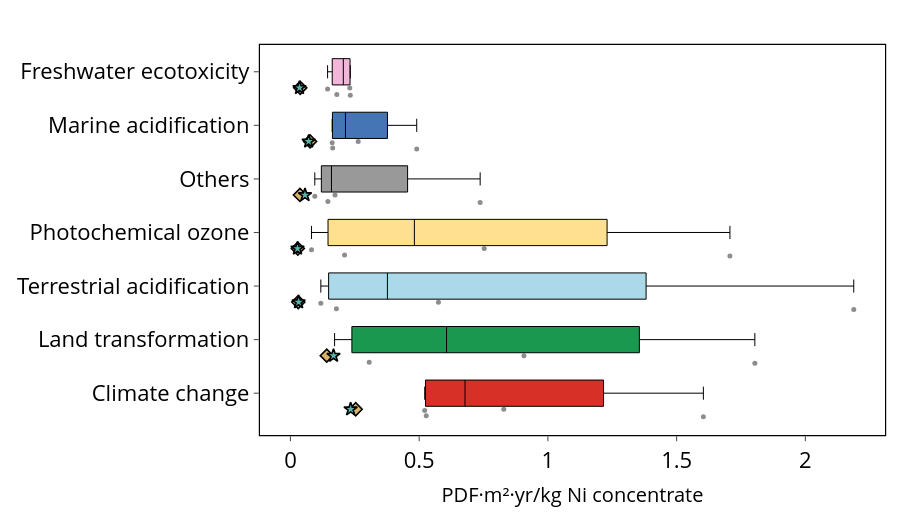

Source (notebook cell):
### Code cell
plot_lcia_boxes_for_reference_product(
    df_eq_eiv,
    reference_product="Ni concentrate",
    yaxis_label="PDF·m²·yr/kg Ni concentrate",
    title="",
    output_html="results/Damages/boxplot_eq_ni_eiv.html",
    output_image="results/Damages/boxplot_eq_ni_eiv",
    image_format="pdf",
    **COMMON
)

plot_lcia_boxes_for_reference_product(
    df_eq_riv,
    reference_product="Ni concentrate",
    yaxis_label="PDF·m²·yr/kg Ni concentrate",
    title="",
    output_html="results/Damages/boxplot_eq_ni_riv.html",
    output_image="results/Damages/boxplot_eq_ni_riv",
    image_format="pdf",
    **COMMON
)

### Figure 1 — Plotly figure (JSON) as saved in the notebook; plotly's stock layout.template omitted (floating-point values rounded to 4 significant figures)
{"data": [{"boxpoints": "all", "fillcolor": "#d73027", "hoverinfo": "text+x", "hovertext": ["Nunavik Nickel", "Raglan", "Thompson", "Voisey's Bay"], "jitter": 0.35, "line": {"color": "black", "width": 1}, "marker": {"color": "rgba(80,80,80,0.65)", "size": 5}, "orientation": "h", "showlegend": false, "x": [0.5274, 0.8286, 0.5215, 1.604], "y": [0, 0, 0, 0], "type": "box"}, {"boxpoints": "all", "fillcolor": "#1a9850", "hoverinfo": "text+x", "hovertext": ["Nunavik Nickel", "Raglan", "Thompson", "Voisey's Bay"], "jitter": 0.35, "line": {"color": "black", "width": 1}, "marker": {"color": "rgba(80,80,80,0.65)", "size": 5}, "orientation": "h", "showlegend": false, "x": [0.3059, 0.1715, 1.804, 0.9069], "y": [1, 1, 1, 1], "type": "box"}, {"boxpoints": "all", "fillcolor": "#abd9e9", "hoverinfo": "text+x", "hovertext": ["Nunavik Nickel", "Raglan", "Thompson", "Voisey's Bay"], "jitter": 0.35, "line": {"color": "black", "width": 1}, "marker": {"color": "rgba(80,80,80,0.65)", "size": 5}, "orientation": "h", "showlegend": false, "x": [0.1785, 0.5749, 0.1181, 2.188], "y": [2, 2, 2, 2], "type": "box"}, {"boxpoints": "all", "fillcolor": "#fee090", "hoverinfo": "text+x", "hovertext": ["Nunavik Nickel", "Raglan", "Thompson", "Voisey's Bay"], "jitter": 0.35, "line": {"color": "black", "width": 1}, "marker": {"color": "rgba(80,80,80,0.65)", "size": 5}, "orientation": "h", "showlegend": false, "x": [0.2101, 0.7527, 0.08191, 1.707], "y": [3, 3, 3, 3], "type": "box"}, {"boxpoints": "all", "fillcolor": "#999999", "hoverinfo": "text+x", "hovertext": ["Nunavik Nickel", "Raglan", "Thompson", "Voisey's Bay"], "jitter": 0.35, "line": {"color": "black", "width": 1}, "marker": {"color": "rgba(80,80,80,0.65)", "size": 5}, "orientation": "h", "showlegend": false, "x": [0.09468, 0.1732, 0.1455, 0.7369], "y": [4, 4, 4, 4], "type": "box"}, {"boxpoints": "all", "fillcolor": "#4575b4", "hoverinfo": "text+x", "hovertext": ["Nunavik Nickel", "Raglan", "Thompson", "Voisey's Bay"], "jitter": 0.35, "line": {"color": "black", "width": 1}, "marker": {"color": "rgba(80,80,80,0.65)", "size": 5}, "orientation": "h", "showlegend": false, "x": [0.1642, 0.2632, 0.1621, 0.4905], "y": [5, 5, 5, 5], "type": "box"}, {"boxpoints": "all", "fillcolor": "#f1b6da", "hoverinfo": "text+x", "hovertext": ["Nunavik Nickel", "Raglan", "Thompson", "Voisey's Bay"], "jitter": 0.35, "line": {"color": "black", "width": 1}, "marker": {"color": "rgba(80,80,80,0.65)", "size": 5}, "orientation": "h", "showlegend": false, "x": [0.1803, 0.1443, 0.2325, 0.2305], "y": [6, 6, 6, 6], "type": "box"}, {"marker": {"color": "rgba(0,0,0,0)", "line": {"color": "black", "width": 1.5}, "size": 16, "symbol": "square"}, "mode": "markers", "name": "MetalliCan range", "showlegend": false, "x": [null], "y": [null], "type": "scatter"}, {"marker": {"color": "rgba(80,80,80,0.7)", "size": 10, "symbol": "circle"}, "mode": "markers", "name": "MetalliCan sites", "showlegend": false, "x": [null], "y": [null], "type": "scatter"}, {"marker": {"color": "#d8b365", "line": {"color": "black", "width": 1.6}, "size": 10, "symbol": "diamond"}, "mode": "markers", "name": "Ecoinvent", "showlegend": false, "x": [0.2534, 0.03802, 0.1412, 0.07645, 0.03699, 0.02872, 0.03043], "y": [-0.3, 5.7, 0.7, 4.7, 3.7, 2.7, 1.7], "type": "scatter"}, {"marker": {"color": "#5ab4ac", "line": {"color": "black", "width": 1.6}, "size": 10, "symbol": "star"}, "mode": "markers", "name": "Regioinvent", "showlegend": false, "x": [0.2338, 0.03517, 0.1674, 0.0708, 0.0565, 0.02746, 0.03182], "y": [-0.3, 5.7, 0.7, 4.7, 3.7, 2.7, 1.7], "type": "scatter"}], "layout": {"yaxis": {"tickmode": "array", "tickvals": [0, 1, 2, 3, 4, 5, 6], "ticktext": ["Climate change", "Land transformation", "Terrestrial acidification", "Photochemical ozone", "Others", "Marine acidification", "Freshwater ecotoxicity"], "tickfont": {"size": 22, "color": "black"}, "showgrid": false, "zeroline": false, "showline": true, "linecolor": "black", "linewidth": 1.2, "mirror": true, "ticks": "outside", "automargin": false}, "xaxis": {"title": {"text": "PDF·m²·yr/kg Ni concentrate", "font": {"size": 20, "color": "black"}}, "tickfont": {"size": 22, "color": "black"}, "showgrid": false, "zeroline": false, "showline": true, "linecolor": "black", "linewidth": 1.2, "mirror": true, "ticks": "outside", "automargin": false}, "title": {"text": "", "x": 0.5, "font": {"size": 18, "color": "black"}}, "showlegend": false, "margin": {"l": 260, "r": 15, "t": 45, "b": 85}, "width": 900, "height": 520, "plot_bgcolor": "white", "paper_bgcolor": "white"}}
